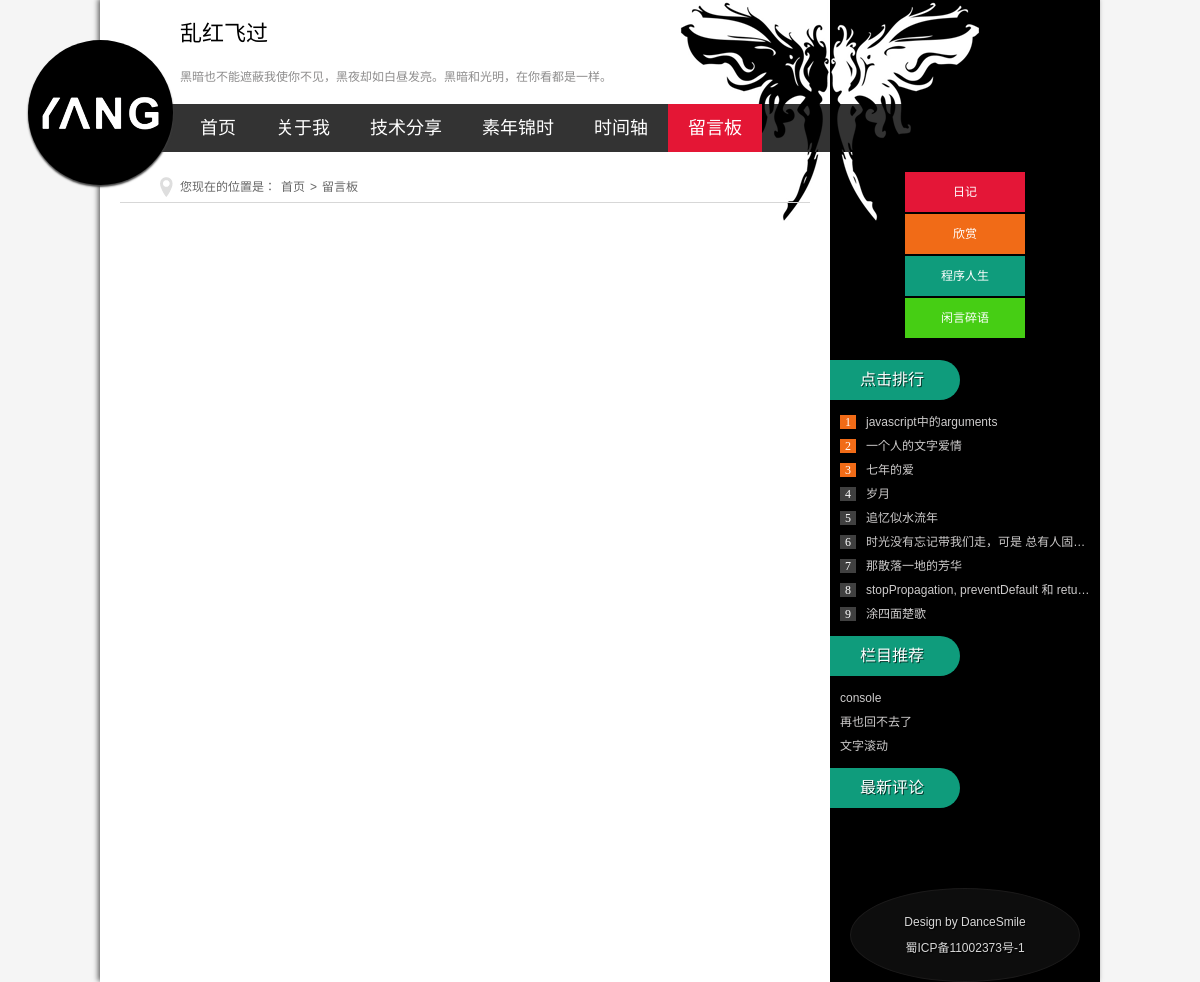
Page /messBoard.php on the committed database.
### tables this page shows
CREATE TABLE IF NOT EXISTS `node` (
  `id` int(11) NOT NULL AUTO_INCREMENT COMMENT 'id',
  `title` varchar(100) NOT NULL COMMENT '标题',
  `content` varchar(10000) NOT NULL COMMENT '内容',
  `type` varchar(20) NOT NULL DEFAULT '素年锦时' COMMENT '类型',
  `time` datetime NOT NULL COMMENT '上传时间',
  `img_src` varchar(100) NOT NULL DEFAULT 'images\\/node\\/default.jpg' COMMENT '图片地址',
  `reada` int(11) NOT NULL DEFAULT '0' COMMENT '阅读数',
  PRIMARY KEY (`id`)
);

### includes/common.inc.php (called while the page is built, shortened)
<?php
require ROOT_PATH.'/includes/global.func.php';
$db_node = 'node';
?>

### includes/global.func.php (called while the page is built, shortened)
<?php
function _find_sql($sql){
	$result = @mysql_query($sql);
	$dataArr = Array();
	while (!!$row = mysql_fetch_array($result,MYSQL_ASSOC)) {
	  $dataArr[] = $row;
	}
	return $dataArr;
}
?>

### includes/rightmenu.inc.php (the view, shortened to what this page needs)
<?php
$hotDataArr = _find_sql("SELECT * FROM $db_node ORDER BY reada DESC LIMIT 9");
$toDateArr = _find_sql("SELECT * FROM $db_node ORDER BY time DESC LIMIT 3");
?>
<div class="rnav">
      <li class="rnav1"><a href="newlist.php">日记</a></li>
      <li class="rnav2"><a href="messBoard.php">欣赏</a></li>
      <li class="rnav3"><a href="share.php">程序人生</a></li>
      <li class="rnav4"><a href="timeAxis.php">闲言碎语</a></li>
</div>
<div class="ph_news">
  <h2>
    <p>点击排行</p>
  </h2>
  <ul class="ph_n">
    <?php
      $str = '';
      for ($i=0; $i < count($hotDataArr); $i++) {
        if ($i<3) {
          $str .= '<li><span class="num'.($i+1).'">'.($i+1).'</span><a href="new.php?id='.$hotDataArr[$i]['id'].'">'.$hotDataArr[$i]['title'].'</a></li>';
        }else{
          $str .= '<li><span>'.($i+1).'</span><a href="new.php?id='.$hotDataArr[$i]['id'].'">'.$hotDataArr[$i]['title'].'</a></li>';
        }
      }
      echo $str;
    ?>
  </ul>
  <h2>
    <p>栏目推荐</p>
  </h2>
  <ul>
    <?php
      $str = '';
      for ($i=0; $i < count($toDateArr); $i++) {
        $str .= '<li><a href="new.php?id='.$toDateArr[$i]['id'].'">'.$toDateArr[$i]['title'].'</a></li>';
      }
      echo $str;
    ?>
  </ul>
  <h2>
      <p>最新评论</p>
  </h2>
  <div class="newDS">
  </div>
</div>
<div class="copyright">
  <ul>
    <p> Design by <a href="javascript:;">DanceSmile</a></p>
    <p>蜀ICP备11002373号-1</p>
  </ul>
</div>

### css/base.css (style rules this page uses)
* { margin: 0; padding: 0 }
body { font: 12px "宋体", Arial, Helvetica, sans-serif; background: #f5f5f5 }
ul { list-style: none; }
h1, h2, h3, h4, h5, h6 { font-size: 100%; font-weight: normal; }
a { outline: none; }
a:link, a:visited { text-decoration: none; }
.copyright { background: #0d0d0d; border-radius: 50%; text-align: center; color: #d8d8d8; padding: 20px; margin: 60px 20px 0 20px; border: #1b1a1a 1px solid; }
.copyright p { line-height: 26px; text-shadow: #000 1px 1px 1px }
.copyright p a { color: #d8d8d8; }

### css/style.css (style rules this page uses)
.rnav { width: 120px; margin: 20px auto; overflow: hidden; }
.rnav li { width: 120px; text-align: center; display: inline-block; margin-bottom: 2px; height: 40px; line-height: 40px }
.rnav li a { color: #FFF; display: block; -webkit-transition: all 1s; -moz-transition: all 1s; -o-transition: all 1s; transition: all 1s }
.rnav1 { background: #e41637 }
.rnav2 { background: #f16b17 }
.rnav3 { background: #0f9c7c }
.rnav4 { background: #46ce14 }
.ph_news h2 { font-size: 16px; font-family: "Microsoft Yahei", Arial, Helvetica, sans-serif; color: #FFF; }
.ph_news h2 p { height: 40px; line-height: 40px; width: 100px; padding: 0 0 0 30px; border-radius: 0 20px 20px 0; text-shadow: rgba(0,0,0,.65) 1px 1px; background: #0f9c7c }
.ph_news ul { margin: 10px }
.ph_news li { white-space: nowrap; text-overflow: ellipsis; overflow: hidden; width: 100%; color: #cdcbcb; line-height: 24px; height: 24px; }
.ph_news li a { color: #cdcbcb; }
.ph_news .newDS { padding-top: 20px; overflow: hidden; }
.ph_n li span { margin-right: 10px; font-family: "΢���ź�"; color: #FFF; background: #404040; padding: 0 5px }
.ph_n li span.num1, .ph_n li span.num2, .ph_n li span.num3 { background: #f16b17 }

### rows in the picture
node: title "javascript中的arguments"
node: title "一个人的文字爱情"
node: title "七年的爱"
node: title "岁月"
node: title "追忆似水流年"
node: title "时光没有忘记带我们走，可是 总有人固…"
node: title "那散落一地的芳华"
node: title "stopPropagation, preventDefault 和 retu…"
node: title "涂四面楚歌"
node: title "console"
node: title "再也回不去了"
node: title "文字滚动"
